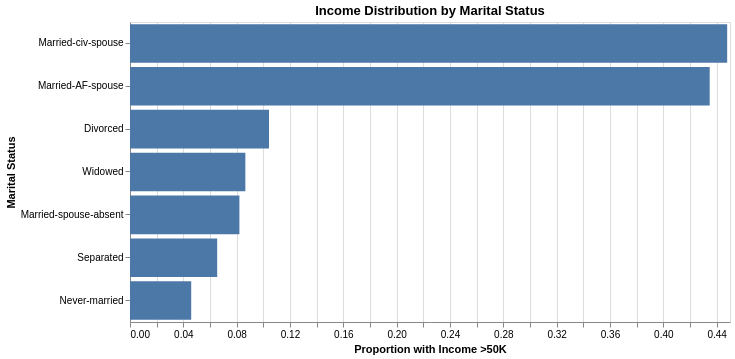

This figure's notebook cell:
### Code cell
relationship_income = data.groupby('marital-status').agg({
    'income': lambda x: (x == '>50K').sum() / len(x)
}).reset_index()
relationship_income.columns = ['marital-status', 'high_income_rate']
relationship_income = relationship_income.sort_values('high_income_rate', ascending=False)

chart = alt.Chart(relationship_income).mark_bar().encode(
    x=alt.X('high_income_rate:Q', title='Proportion with Income >50K'),
    y=alt.Y('marital-status:N', title='Marital Status', sort='-x'),
).properties(
    width=600,
    height=300,
    title='Income Distribution by Marital Status'
)

chart.show()

### Figure 1 — Vega-Lite specification as saved in the notebook (floating-point values rounded to 4 significant figures)
{"config": {"view": {"continuousWidth": 300, "continuousHeight": 300}}, "data": {"name": "data-ae09cffab2fc95091ed4cc6ce98decf5"}, "mark": {"type": "bar"}, "encoding": {"x": {"field": "high_income_rate", "title": "Proportion with Income >50K", "type": "quantitative"}, "y": {"field": "marital-status", "sort": "-x", "title": "Marital Status", "type": "nominal"}}, "height": 300, "title": "Income Distribution by Marital Status", "width": 600, "$schema": "https://vega.github.io/schema/vega-lite/v6.1.0.json", "datasets": {"data-ae09cffab2fc95091ed4cc6ce98decf5": [{"marital-status": "Married-civ-spouse", "high_income_rate": 0.4479}, {"marital-status": "Married-AF-spouse", "high_income_rate": 0.4348}, {"marital-status": "Divorced", "high_income_rate": 0.1043}, {"marital-status": "Widowed", "high_income_rate": 0.08651}, {"marital-status": "Married-spouse-absent", "high_income_rate": 0.08205}, {"marital-status": "Separated", "high_income_rate": 0.06539}, {"marital-status": "Never-married", "high_income_rate": 0.0459}]}}
